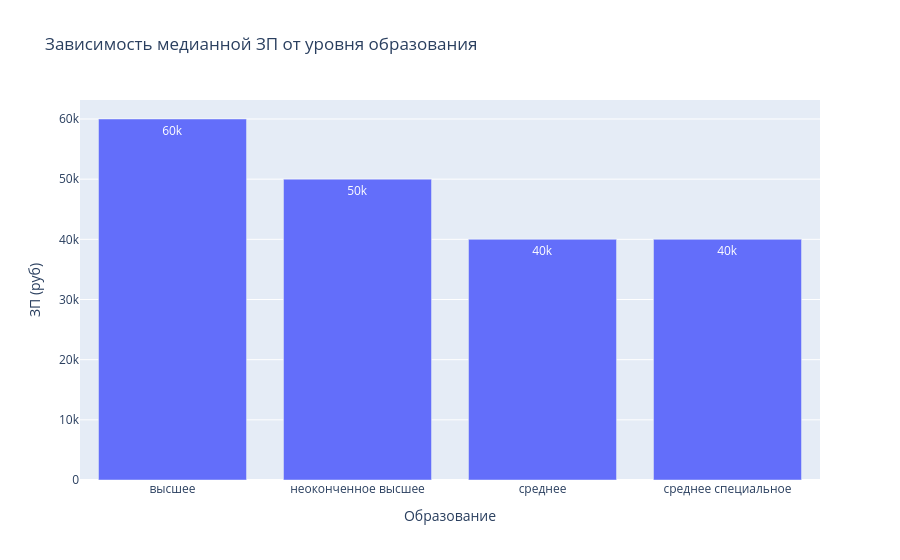

The notebook cell saved with this chart:
### Markdown cell above
4. Постройте диаграмму, которая показывает зависимость **медианной** желаемой заработной платы (**"ЗП (руб)"**) от уровня образования (**"Образование"**). Используйте для диаграммы данные о резюме, где желаемая заработная плата меньше 1 млн рублей.
*Сделайте выводы по представленной диаграмме: для каких уровней образования наблюдаются наибольшие и наименьшие уровни желаемой заработной платы? Как вы считаете, важен ли признак уровня образования при прогнозировании заработной платы?*

### Code cell
mask = hh_data['ЗП (руб)'] < 1000000
edu_salary = hh_data[mask].groupby('Образование')['ЗП (руб)'].median().reset_index()

fig = px.bar(
    edu_salary,
    x='Образование',
    y='ЗП (руб)',
    title='Зависимость медианной ЗП от уровня образования',
    text_auto=True
)
fig.show()

### Figure 1 — Plotly figure (JSON) as saved in the notebook; plotly's stock layout.template omitted (floating-point values rounded to 4 significant figures)
{"data": [{"hovertemplate": "Образование=%{x}<br>ЗП (руб)=%{y}<extra></extra>", "legendgroup": "", "marker": {"color": "#636efa", "pattern": {"shape": ""}}, "name": "", "orientation": "v", "showlegend": false, "textposition": "auto", "texttemplate": "%{y}", "type": "bar", "x": ["высшее", "неоконченное высшее", "среднее", "среднее специальное"], "xaxis": "x", "y": [60000.0, 50000.0, 40000.0, 40000.0], "yaxis": "y"}], "layout": {"barmode": "relative", "legend": {"tracegroupgap": 0}, "title": {"text": "Зависимость медианной ЗП от уровня образования"}, "xaxis": {"anchor": "y", "domain": [0, 1], "title": {"text": "Образование"}}, "yaxis": {"anchor": "x", "domain": [0, 1], "title": {"text": "ЗП (руб)"}}}}
